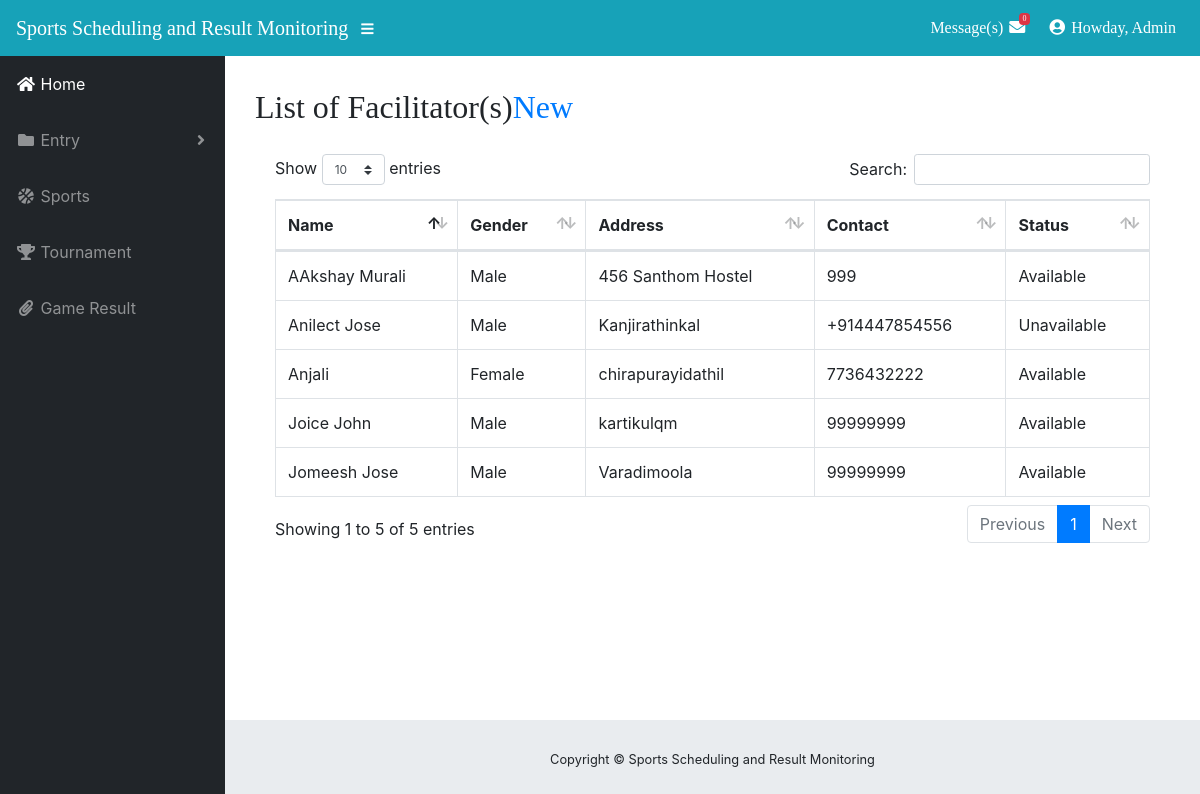
The page /Admin/facilitator.php (signed in) on the database its author committed.
### tables this page shows
CREATE TABLE `facilitator` (
  `facilitator_id` int(11) NOT NULL,
  `facilitator_name` varchar(30) NOT NULL,
  `facilitator_gender` varchar(30) NOT NULL,
  `facilitator_address` text NOT NULL,
  `facilitator_contact` varchar(80) DEFAULT NULL,
  `facilitator_status` varchar(30) NOT NULL,
  `facilitator_code` varchar(30) NOT NULL
);

### Admin/facilitator.php (the view, shortened to what this page needs)
<?php include 'theme/header.php'; ?>
<?php include 'theme/sidebar.php'; ?>
   <div id="content-wrapper">
        <div class="container-fluid">
 <h2 style="font-family: AR BLANCA">List of Facilitator(s)<a href="#addfac" data-target="#addfac" data-toggle="modal" class="small-box-footer">New</a></h2>
            <div class="card-body">
              <div class="table-responsive">
                <table class="table table-bordered" id="dataTable" width="100%" cellspacing="0">
                  <thead>
                    <tr>
                      <th>Name</th>
                      <th>Gender</th>
                      <th>Address</th>
                      <th>Contact</th>
                      <th>Status</th>
                    </tr>
                  </thead>
              <?php
$query = 'SELECT * FROM facilitator';
                    $result = mysqli_query($db, $query) or die (mysqli_error($db));
                        while ($row = mysqli_fetch_assoc($result)) {
                            echo '<tr>';
                              echo '<td>'. $row['facilitator_name'].'</td>';
                               echo '<td>'. $row['facilitator_gender'].'</td>';
                                echo '<td>'. $row['facilitator_address'].'</td>';
                                 echo '<td>'. $row['facilitator_contact'].'</td>';
                                 echo '<td>'. $row['facilitator_status'].'</td>';
                            echo '</tr>';
                }
            ?>
                </table>
              </div>
              </div>
<?php include 'theme/footer.php'; ?>

### Admin/theme/header.php (shortened to what this page needs)
<!DOCTYPE html>
<html lang="en">
  <head>
    <link href="vendor/bootstrap/css/bootstrap.min.css" rel="stylesheet">
    <link href="vendor/fontawesome-free/css/all.min.css" rel="stylesheet" type="text/css">
    <link href="vendor/datatables/dataTables.bootstrap4.css" rel="stylesheet">
    <link href="css/sb-admin.css" rel="stylesheet">
    <link href="css/datepicker.css" rel="stylesheet" type="text/css" />
  </head>
  <body id="page-top">
    <nav class="navbar navbar-expand navbar-dark static-top bg-info">
      <a class="navbar-brand mr-1" href="index.php" style="font-family: Snap ITC">Sports Scheduling and Result Monitoring</a>
      <button class="btn btn-link btn-sm text-white order-1 order-sm-0" id="sidebarToggle" href="#">
        <i class="fas fa-bars"></i>
      </button>
      <ul class="navbar-nav ml-auto ml-md-0" style="font-family: AR BLANCA">
         <li class="nav-item dropdown no-arrow mx-1">
          <a class="nav-link dropdown-toggle active" href="#" id="messagesDropdown" role="button" data-toggle="dropdown" aria-haspopup="true" aria-expanded="false">Message(s)
             <?php
               $count = 0;
                ?>
            <span class="badge badge-danger"><?php echo $count;?></span>
             <i class="fas fa-envelope fa-fw"></i>
          </a>
        </li>
        <li class="nav-item dropdown no-arrow">
          <a class="nav-link dropdown-toggle active" href="#" id="userDropdown" role="button" data-toggle="dropdown" aria-haspopup="true" aria-expanded="false">
            <i class="fas fa-user-circle fa-fw"></i>
            Howday,<?php echo " ". $_SESSION['user_type']; ?>
          </a>
        </li>
      </ul>
    </nav>

### Admin/theme/sidebar.php (shortened to what this page needs)
<div id="wrapper">
  <ul class="sidebar navbar-nav">
    <li class="nav-item active">
      <a class="nav-link" href="index.php">
        <i class="fas fa-fw fa-home"></i>
        <span>Home</span>
      </a>
    </li>
    <li class="nav-item dropdown">
      <a class="nav-link dropdown-toggle" href="#" id="pagesDropdown" role="button" data-toggle="dropdown" aria-haspopup="true" aria-expanded="false">
        <i class="fas fa-fw fa-folder"></i>
        <span>Entry</span>
      </a>
    </li>
    <li class="nav-item">
      <a class="nav-link" href="sports.php">
        <i class="fas fa-fw fa-basketball-ball"></i>
        <span>Sports</span></a>
    </li>
    <li class="nav-item">
      <a class="nav-link" href="match.php">
        <i class="fas fa-fw fa-trophy"></i>
        <span>Tournament</span></a>
    </li>
    <li class="nav-item">
      <a class="nav-link" href="result.php">
        <i class="fas fa-fw fa-paperclip"></i>
        <span>Game Result</span></a>
    </li>
  </ul>
        <div id="content-wrapper">
    <div class="container-fluid">

### Admin/theme/footer.php (shortened to what this page needs)
  </div>
        <footer class="sticky-footer">
          <div class="container my-auto">
            <div class="copyright text-center my-auto">
              <span>Copyright © Sports Scheduling and Result Monitoring</span>
            </div>
          </div>
        </footer>
      </div>
    </div>
  </body>
</html>

### Admin/css/sb-admin.css (style rules this page uses)
html { position: relative; min-height: 100%; }
body { height: 100%; }
#wrapper { display: -webkit-box; display: -ms-flexbox; display: flex; }
#wrapper #content-wrapper { overflow-x: hidden; width: 100%; padding-top: 1rem; padding-bottom: 80px; }
.navbar-nav .nav-item.active .nav-link { color: #fff; }
.navbar-nav .nav-item.dropdown .dropdown-toggle::after { width: 1rem; text-align: center; float: right; vertical-align: 0; border: 0; font-weight: 900; content: '\f105'; font-family: 'Font Awesome 5 Free'; }
.navbar-nav .nav-item.dropdown.no-arrow .dropdown-toggle::after { display: none; }
.navbar-nav .nav-item .nav-link .badge { position: absolute; margin-left: 0.75rem; top: 0.3rem; font-weight: 400; font-size: 0.5rem; }
.sidebar { width: 90px !important; background-color: #212529; min-height: calc(100vh - 56px); }
.sidebar .nav-item:last-child { margin-bottom: 1rem; }
.sidebar .nav-item .nav-link { text-align: center; padding: 0.75rem 1rem; width: 90px; }
.sidebar .nav-item .nav-link span { font-size: 0.65rem; display: block; }
.sidebar .nav-item.dropdown .dropdown-toggle::after { display: none; }
.sidebar .nav-item .nav-link { color: rgba(255, 255, 255, 0.5); }
@media (min-width: 768px) { .sidebar { width: 225px !important; } }
@media (min-width: 768px) { .sidebar .nav-item .nav-link { display: block; width: 100%; text-align: left; padding: 1rem; width: 225px; } }
@media (min-width: 768px) { .sidebar .nav-item .nav-link span { font-size: 1rem; display: inline; } }
@media (min-width: 768px) { .sidebar .nav-item.dropdown .dropdown-toggle::after { display: block; } }
:root { --input-padding-x: 0.75rem; --input-padding-y: 0.75rem; }
footer.sticky-footer { display: -webkit-box; display: -ms-flexbox; display: flex; position: absolute; right: 0; bottom: 0; width: calc(100% - 90px); height: 80px; background-color: #e9ecef; }
footer.sticky-footer .copyright { line-height: 1; font-size: 0.8rem; }
@media (min-width: 768px) { footer.sticky-footer { width: calc(100% - 225px); } }

### rows shown on the page
facilitator: facilitator_name "Anilect Jose", facilitator_gender "Male", facilitator_address "Kanjirathinkal", facilitator_contact "+914447854556", facilitator_status "Unavailable"
facilitator: facilitator_name "Jomeesh Jose", facilitator_gender "Male", facilitator_address "Varadimoola", facilitator_contact "99999999", facilitator_status "Available"
facilitator: facilitator_name "Joice John", facilitator_gender "Male", facilitator_address "kartikulqm", facilitator_contact "99999999", facilitator_status "Available"
facilitator: facilitator_name "AAkshay Murali", facilitator_gender "Male", facilitator_address "456 Santhom Hostel", facilitator_contact "999", facilitator_status "Available"
facilitator: facilitator_name "Anjali", facilitator_gender "Female", facilitator_address "chirapurayidathil", facilitator_contact "7736432222", facilitator_status "Available"

### other values the page prints
$count "0"
$_SESSION['user_type'] "Admin"
